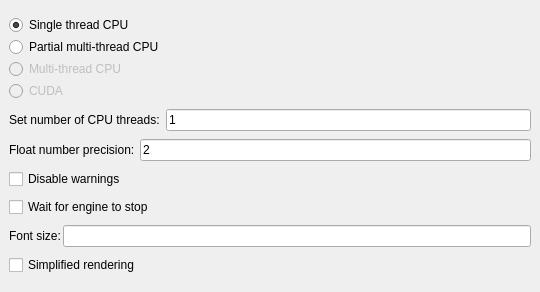
               <widget class="QWidget" name="scrollAreaWidgetContents">
                <property name="geometry">
                 <rect>
                  <x>0</x>
                  <y>0</y>
                  <width>540</width>
                  <height>292</height>
                 </rect>
                </property>
                <property name="sizePolicy">
                 <sizepolicy hsizetype="Ignored" vsizetype="Preferred">
                  <horstretch>0</horstretch>
                  <verstretch>0</verstretch>
                 </sizepolicy>
                </property>
                <layout class="QVBoxLayout" name="verticalLayout_5">
                 <property name="spacing">
                  <number>0</number>
                 </property>
                 <property name="leftMargin">
                  <number>0</number>
                 </property>
                 <property name="topMargin">
                  <number>0</number>
                 </property>
                 <property name="rightMargin">
                  <number>0</number>
                 </property>
                 <property name="bottomMargin">
                  <number>0</number>
                 </property>
                 <item>
                  <widget class="QWidget" name="widget_2" native="true">
                   <property name="minimumSize">
                    <size>
                     <width>0</width>
                     <height>0</height>
                    </size>
                   </property>
                   <property name="baseSize">
                    <size>
                     <width>0</width>
                     <height>0</height>
                    </size>
                   </property>
                   <layout class="QVBoxLayout" name="verticalLayout_19">
                    <property name="spacing">
                     <number>2</number>
                    </property>
                    <property name="leftMargin">
                     <number>9</number>
                    </property>
                    <property name="topMargin">
                     <number>9</number>
                    </property>
                    <property name="rightMargin">
                     <number>9</number>
                    </property>
                    <property name="bottomMargin">
                     <number>9</number>
                    </property>
                    <item>
                     <layout class="QVBoxLayout" name="verticalLayout_23">
                      <item>
                       <widget class="QRadioButton" name="rb_single_thread_mode">
                        <property name="text">
                         <string>Single thread CPU</string>
                        </property>
                        <property name="checked">
                         <bool>true</bool>
                        </property>
                        <attribute name="buttonGroup">
                         <string notr="true">simulation_modes</string>
                        </attribute>
                       </widget>
                      </item>
                      <item>
                       <widget class="QRadioButton" name="rb_partial_multi_thread_mode">
                        <property name="enabled">
                         <bool>true</bool>
                        </property>
                        <property name="text">
                         <string>Partial multi-thread CPU</string>
                        </property>
                        <attribute name="buttonGroup">
                         <string notr="true">simulation_modes</string>
                        </attribute>
                       </widget>
                      </item>
                      <item>
                       <widget class="QRadioButton" name="rb_multi_thread_mode">
                        <property name="enabled">
                         <bool>false</bool>
                        </property>
                        <property name="text">
                         <string>Multi-thread CPU</string>
                        </property>
                        <property name="checked">
                         <bool>false</bool>
                        </property>
                        <attribute name="buttonGroup">
                         <string notr="true">simulation_modes</string>
                        </attribute>
                       </widget>
                      </item>
                      <item>
                       <widget class="QRadioButton" name="rb_cuda_mode">
                        <property name="enabled">
                         <bool>false</bool>
                        </property>
                        <property name="text">
                         <string>CUDA</string>
                        </property>
                        <attribute name="buttonGroup">
                         <string notr="true">simulation_modes</string>
                        </attribute>
                       </widget>
                      </item>
                     </layout>
                    </item>
                    <item>
                     <layout class="QHBoxLayout" name="horizontalLayout_4">
                      <property name="spacing">
                       <number>6</number>
                      </property>
                      <item>
                       <widget class="QLabel" name="label">
                        <property name="text">
                         <string>Set number of CPU threads:</string>
                        </property>
                       </widget>
                      </item>
                      <item>
                       <widget class="QLineEdit" name="le_num_threads">
                        <property name="enabled">
                         <bool>true</bool>
                        </property>
                        <property name="text">
                         <string>1</string>
                        </property>
                       </widget>
                      </item>
                     </layout>
                    </item>
                    <item>
                     <layout class="QHBoxLayout" name="horizontalLayout_2">
                      <item>
                       <widget class="QLabel" name="label_19">
                        <property name="text">
                         <string>Float number precision: </string>
                        </property>
                       </widget>
                      </item>
                      <item>
                       <widget class="QLineEdit" name="le_float_number_precision">
                        <property name="text">
                         <string>2</string>
                        </property>
                       </widget>
                      </item>
                     </layout>
                    </item>
                    <item>
                     <widget class="QCheckBox" name="cb_disable_warnings">
                      <property name="text">
                       <string>Disable warnings</string>
                      </property>
                     </widget>
                    </item>
                    <item>
                     <widget class="QCheckBox" name="cb_wait_for_engine_to_stop">
                      <property name="text">
                       <string>Wait for engine to stop</string>
                      </property>
                     </widget>
                    </item>
                    <item>
                     <layout class="QHBoxLayout" name="horizontalLayout_30">
                      <item>
                       <widget class="QLabel" name="label_25">
                        <property name="text">
                         <string>Font size:</string>
                        </property>
                       </widget>
                      </item>
                      <item>
                       <widget class="QLineEdit" name="le_font_size"/>
                      </item>
                     </layout>
                    </item>
                    <item>
                     <widget class="QCheckBox" name="cb_simplified_rendering">
                      <property name="text">
                       <string>Simplified rendering</string>
                      </property>
                     </widget>
                    </item>
                   </layout>
                  </widget>
                 </item>
                </layout>
               </widget>
